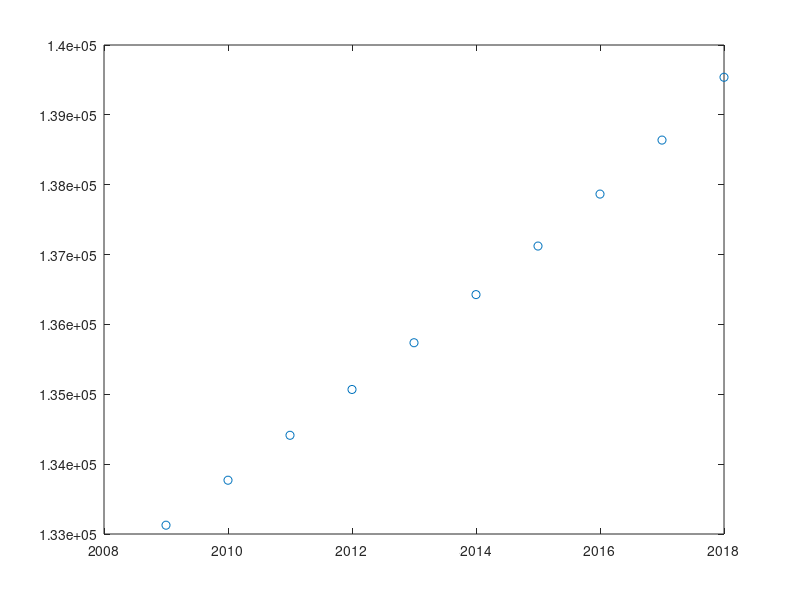

Write MATLAB code to recreate this figure.
clear;clc
year = 2009:1:2018;
population = [133126,133770,134413,135069,135738,136427,137122,137866,138639,139538];
plot(year,population,'o')